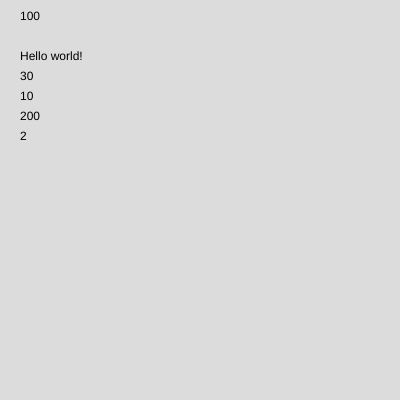
Frame 1 (no input)
Frame 2 (the mouse pressed at the canvas centre, redrawn once): identical to frame 1, image omitted

The p5.js sketch that drew this single still picture (run headless with seeded random() and noise() and a simulated clock; the mouse was pressed at the canvas centre and the sketch redrawn once):

// p5.js sketch
// ── sketch.js
function setup() {
  createCanvas(400, 400);
}

function draw() {
  background(220);
  //stap 1 & 2
  let greeting = "Hello world!";
  let x = 100;
  text(x,20,20);
  text(greeting,20,60);
  //stap 3
  let a = 20;
  let b = 10;
  let optellen = a + b;
  let aftrekken = a - b;
  let vermenigvuldigen = a * b;
  let delen = a / b;
  //stap 4
  let y = 80;
  text(optellen,20,y);
  y += 20;
  text(aftrekken,20,y);
  y += 20;
  text(vermenigvuldigen,20,y);
  y += 20
  text(delen,20,y);
  




  noLoop()
}
